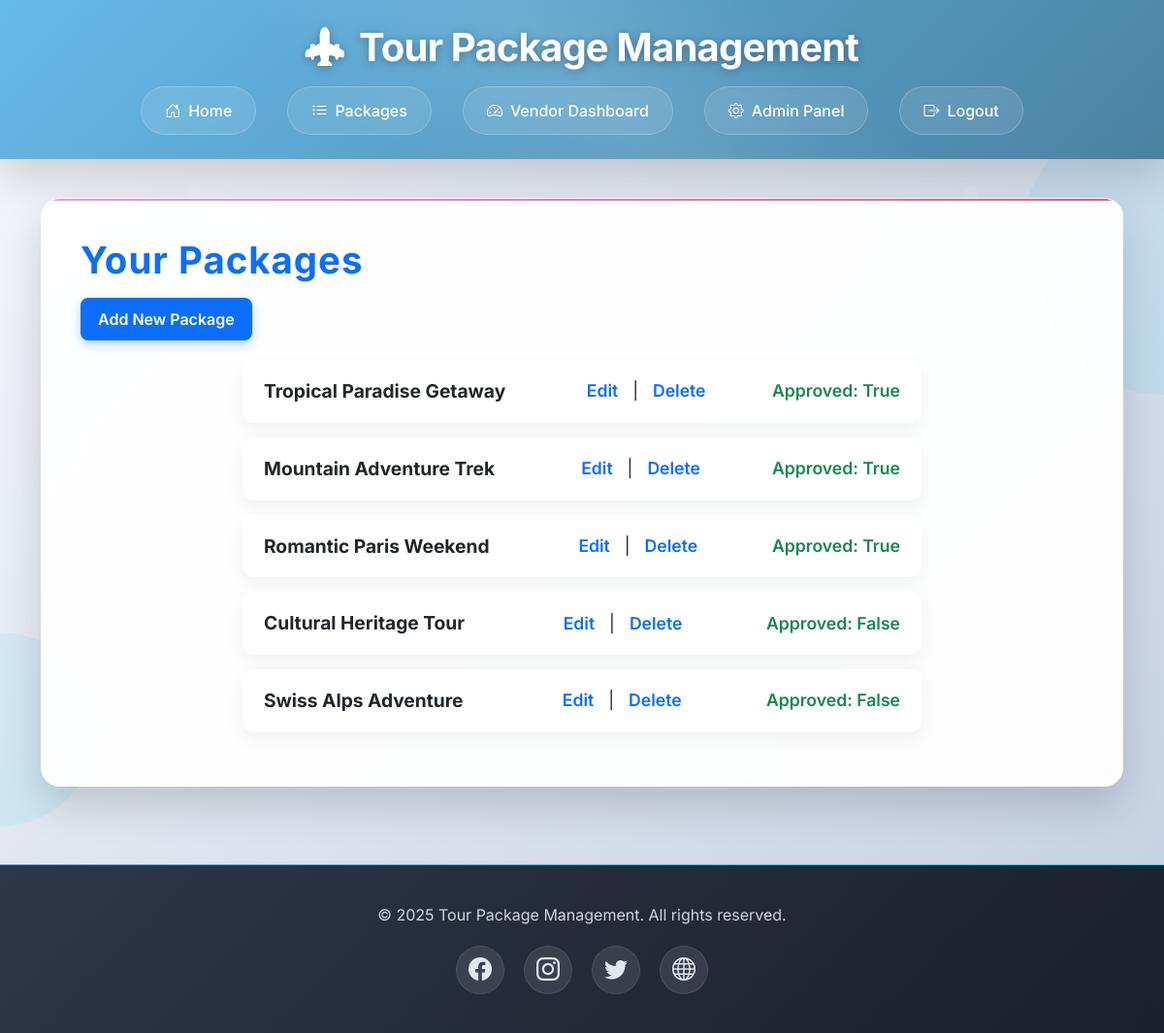
/vendor/dashboard/ (signed in), run on the app's committed database.
### travel/models.py (models this page shows, shortened)
class Package(models.Model):
    vendor = models.ForeignKey(User, on_delete=models.CASCADE, related_name='vendor_packages')
    title = models.CharField(max_length=200)
    description = models.TextField()
    price = models.DecimalField(max_digits=10, decimal_places=2)
    duration_days = models.IntegerField()
    destination = models.CharField(max_length=100)
    image = models.ImageField(upload_to='package_images/', null=True, blank=True)
    created_at = models.DateTimeField(auto_now_add=True)
    auto_expiry_days = models.IntegerField(default=30)
    approved = models.BooleanField(default=False)

### travel/views.py (the view)
# urls.py: path('vendor/dashboard/', views.vendor_dashboard, name='vendor_dashboard'),
@login_required
def vendor_dashboard(request):
    packages = Package.objects.filter(vendor=request.user)
    return render(request, 'travel/vendor_dashboard.html', {'packages': packages})

### travel/templates/travel/vendor_dashboard.html (shortened to what this page needs)
{% extends 'travel/base.html' %}
{% block content %}
<h2>Your Packages</h2>
<a href="{% url 'add_package' %}" class="add-package-btn">Add New Package</a>
<ul class="package-list">
  {% for pkg in packages %}
  <li>
    <strong>{{ pkg.title }}</strong>
    <div>
      <a href="{% url 'edit_package' pkg.pk %}">Edit</a> |
      <a href="{% url 'delete_package' pkg.pk %}">Delete</a>
    </div>
    <div class="approved-status">Approved: {{ pkg.approved }}</div>
  </li>
  {% empty %}
  <li>No packages found.</li>
  {% endfor %}
</ul>
{% endblock %}

### travel/templates/travel/base.html (style rules this page uses)
:root { --primary-gradient: linear-gradient(135deg, #66baea 0%, #4b82a2 100%); --secondary-gradient: linear-gradient(135deg, #f093fb 0%, #f5576c 100%); --accent-gradient: linear-gradient(135deg, #4facfe 0%, #00f2fe 100%); --dark-gradient: linear-gradient(135deg, #2d3748 0%, #1a202c 100%); --glass-bg: rgba(255, 255, 255, 0.1); --glass-border: rgba(255, 255, 255, 0.2); --text-primary: #2d3748; --text-secondary: #4a5568; --shadow-light: 0 10px 25px rgba(0, 0, 0, 0.1); --shadow-medium: 0 20px 40px rgba(0, 0, 0, 0.15); --shadow-heavy: 0 30px 60px rgba(0, 0, 0, 0.2); }
* { margin: 0; padding: 0; box-sizing: border-box; }
body { font-family: 'Inter', sans-serif; background: linear-gradient(135deg, #f5f7fa 0%, #c3cfe2 100%); min-height: 100vh; overflow-x: hidden; position: relative; }
body::before { content: ''; position: fixed; top: 0; left: 0; width: 100%; height: 100%; pointer-events: none; z-index: -1; animation: float 20s ease-in-out infinite; }

### travel/templates/travel/vendor_dashboard.html (style rules this page uses)
h2 { font-size: 2.4rem; color: #0d6efd; margin-bottom: 1rem; font-weight: 700; letter-spacing: 1px; }
a.add-package-btn { display: inline-block; margin-bottom: 20px; padding: 10px 18px; background: #0d6efd; color: white; border-radius: 8px; text-decoration: none; font-weight: 600; box-shadow: 0 4px 12px rgba(13, 110, 253, 0.3); transition: background-color 0.3s ease, box-shadow 0.3s ease; }
ul.package-list { list-style: none; padding-left: 0; max-width: 700px; margin: 0 auto; }
ul.package-list li { background: #fff; margin-bottom: 15px; padding: 18px 22px; border-radius: 12px; box-shadow: 0 8px 20px rgba(0,0,0,0.05); font-size: 1.1rem; display: flex; flex-wrap: wrap; align-items: center; justify-content: space-between; }
ul.package-list li strong { color: #212529; font-weight: 700; flex: 1 1 100%; margin-bottom: 8px; }
ul.package-list li a { color: #0d6efd; font-weight: 600; margin: 0 10px; text-decoration: none; transition: color 0.2s ease; }
ul.package-list li .approved-status { font-weight: 600; color: #198754; flex: 1 1 100%; margin-top: 8px; }
@media (min-width: 600px) { ul.package-list li strong { flex: 0 0 auto; margin-bottom: 0; margin-right: 15px; font-size: 1.2rem; } }
@media (min-width: 600px) { ul.package-list li .approved-status { flex: 0 0 auto; margin-top: 0; } }

### data on the page
Package: title "Tropical Paradise Getaway", approved "True"
Package: title "Mountain Adventure Trek", approved "True"
Package: title "Romantic Paris Weekend", approved "True"
Package: title "Cultural Heritage Tour", approved "False"
Package: title "Swiss Alps Adventure", approved "False"
